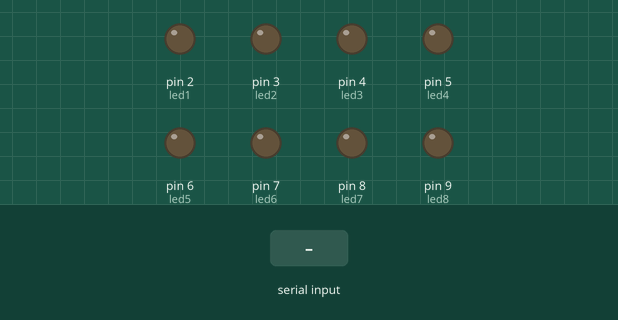
This sketch was run on a simulated Arduino Uno, built with avr-gcc and run on an emulated ATmega328P. Shown: output pins drawn as LEDs (lit = HIGH). Dashed ring = blinking. Inputs (shaded band) come from the test bench.

Above: at 1.2 s.
1.3 s: "J" received over Serial
At 1.45 s:
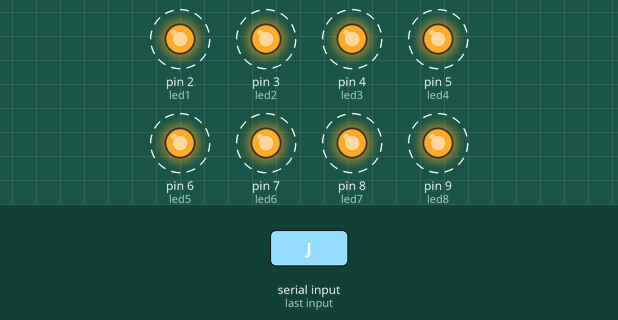
Timing chart, 0 to 10.3 s (numbered marks = the images above; inputs shaded):
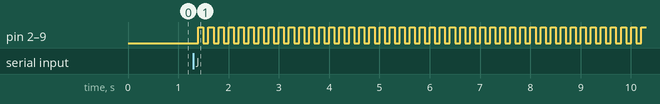

Measured:
- after the input at 1.3 s, pin 2 (led1), pin 3 (led2), pin 4 (led3), pin 5 (led4), pin 6 (led5), pin 7 (led6), pin 8 (led7), pin 9 (led8): alternates HIGH for 0.10 s and LOW for 0.10 s, starting after 0.10 s

The sketch:

Trabalho.ino
```cpp
#define led1  2
#define led2  3
#define led3  4
#define led4  5
#define led5  6
#define led6  7
#define led7  8
#define led8  9

void setup() {
   pinMode(led1, OUTPUT);
   pinMode(led2, OUTPUT);
   pinMode(led3, OUTPUT);
   pinMode(led4, OUTPUT);
   pinMode(led5, OUTPUT);
   pinMode(led6, OUTPUT);
   pinMode(led7, OUTPUT);
   pinMode(led8, OUTPUT);
   Serial.begin(9600);
   }


void loop(){

    if (Serial.available()){
      char valor = Serial.read();
      if (valor == 'A'){
        digitalWrite(led1, HIGH);
      }
      if (valor == 'B'){
        digitalWrite(led2, HIGH);
      }
      if (valor == 'C'){
        digitalWrite(led3, HIGH);
      }
      if (valor == 'D'){
        digitalWrite(led4, HIGH);
      }
      if (valor == 'E'){
        digitalWrite(led5, HIGH);
      }
      if (valor == 'F'){
        digitalWrite(led6, HIGH);
      }
      if (valor == 'G'){
        digitalWrite(led7, HIGH);
      }
      if (valor == 'H'){
        digitalWrite(led8, HIGH);
      }
      if (valor == 'I'){
        digitalWrite(led1, HIGH);
        digitalWrite(led2, HIGH);
        digitalWrite(led3, HIGH);
        digitalWrite(led4, HIGH);
        digitalWrite(led5, HIGH);
        digitalWrite(led6, HIGH);
        digitalWrite(led7, HIGH);
        digitalWrite(led8, HIGH);
        Serial.write("Programa iniciado com sucesso!");
        }
        if (valor == 'J'){
        char value = Serial.read();
        while(value != 'I')
        {
        digitalWrite(led1, HIGH);
        digitalWrite(led2, HIGH);
        digitalWrite(led3, HIGH);
        digitalWrite(led4, HIGH);
        digitalWrite(led5, HIGH);
        digitalWrite(led6, HIGH);
        digitalWrite(led7, HIGH);
        digitalWrite(led8, HIGH);
        delay(100);
        digitalWrite(led1, LOW);
        digitalWrite(led2, LOW);
        digitalWrite(led3, LOW);
        digitalWrite(led4, LOW);
        digitalWrite(led5, LOW);
        digitalWrite(led6, LOW);
        digitalWrite(led7, LOW);
        digitalWrite(led8, LOW);
        delay(100);
        }
      }
        if (valor == 'K'){
        digitalWrite(led1, LOW);
        digitalWrite(led2, LOW);
        digitalWrite(led3, LOW);
        digitalWrite(led4, LOW);
        digitalWrite(led5, LOW);
        digitalWrite(led6, LOW);
        digitalWrite(led7, LOW);
        digitalWrite(led8, LOW);
        Serial.write("Programa reiniciado com sucesso!");
        }
    }
    delay(100);
}
```
